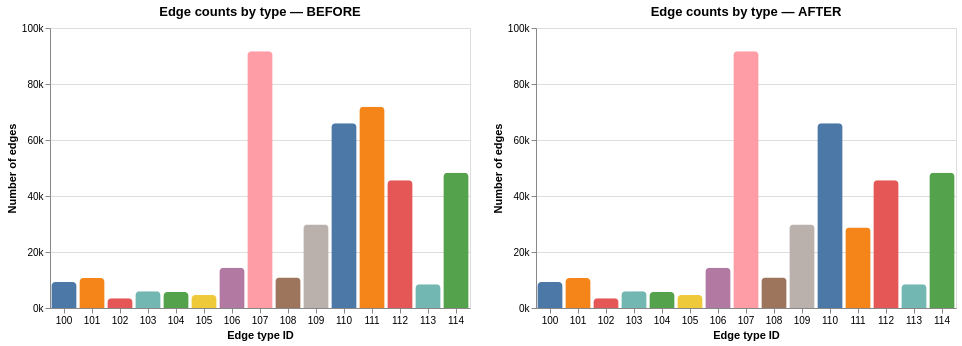

Write notebook code for a chart like this one.
### Markdown cell above
## Step 6 -- Comparing before and after edge population distribution

The reduction in the population of ege type 111 is shown below

### Code cell
# read type counts from output file
with h5py.File(out_h5_path, "r") as _f:
    _pop_after = list(_f["edges"].keys())[0]
    _etypes_after = _f[f"edges/{_pop_after}/edge_type_id"][:]

counts_after = (
    pl.DataFrame({"edge_type_id": _etypes_after})
    .group_by("edge_type_id")
    .agg(pl.len().alias("count"))
    .sort("edge_type_id")
)

chart_after = (
    alt.Chart(counts_after.to_pandas().head(15), title="Edge counts by type — AFTER")
    .mark_bar(cornerRadiusTopLeft=4, cornerRadiusTopRight=4)
    .encode(
        x=alt.X("edge_type_id:O", title="Edge type ID", axis=alt.Axis(labelAngle=0)),
        y=alt.Y(
            "count:Q", title="Number of edges",
            #scale=alt.Scale(type="log", base=10, domainMin=1),
            axis=alt.Axis(format="~s")
        ),
        color=alt.Color(
            "edge_type_id:O",
            scale=alt.Scale(scheme="tableau10"),
            legend=None,
        ),
        tooltip=["edge_type_id:O", "count:Q"],
    )
    .properties(width=420, height=280)
)
alt.hconcat(chart_before, chart_after)

### Figure 1 — Vega-Lite specification as saved in the notebook (floating-point values rounded to 4 significant figures)
{"config": {"view": {"continuousWidth": 300, "continuousHeight": 300}}, "hconcat": [{"data": {"name": "data-22f0e1901fc1bee8ab79cb8acfb63e54"}, "mark": {"type": "bar", "cornerRadiusTopLeft": 4, "cornerRadiusTopRight": 4}, "encoding": {"color": {"field": "edge_type_id", "legend": null, "scale": {"scheme": "tableau10"}, "type": "ordinal"}, "tooltip": [{"field": "edge_type_id", "type": "ordinal"}, {"field": "count", "type": "quantitative"}], "x": {"axis": {"labelAngle": 0}, "field": "edge_type_id", "title": "Edge type ID", "type": "ordinal"}, "y": {"axis": {"format": "~s"}, "field": "count", "scale": {"type": "linear"}, "title": "Number of edges", "type": "quantitative"}}, "height": 280, "title": "Edge counts by type — BEFORE", "width": 420}, {"data": {"name": "data-db4857bd07a5a46a39d9e7a8ea124ac4"}, "mark": {"type": "bar", "cornerRadiusTopLeft": 4, "cornerRadiusTopRight": 4}, "encoding": {"color": {"field": "edge_type_id", "legend": null, "scale": {"scheme": "tableau10"}, "type": "ordinal"}, "tooltip": [{"field": "edge_type_id", "type": "ordinal"}, {"field": "count", "type": "quantitative"}], "x": {"axis": {"labelAngle": 0}, "field": "edge_type_id", "title": "Edge type ID", "type": "ordinal"}, "y": {"axis": {"format": "~s"}, "field": "count", "title": "Number of edges", "type": "quantitative"}}, "height": 280, "title": "Edge counts by type — AFTER", "width": 420}], "$schema": "https://vega.github.io/schema/vega-lite/v6.1.0.json", "datasets": {"data-22f0e1901fc1bee8ab79cb8acfb63e54": [{"edge_type_id": 100, "count": 9299}, {"edge_type_id": 101, "count": 10677}, {"edge_type_id": 102, "count": 3470}, {"edge_type_id": 103, "count": 5940}, {"edge_type_id": 104, "count": 5749}, {"edge_type_id": 105, "count": 4679}, {"edge_type_id": 106, "count": 14414}, {"edge_type_id": 107, "count": 91739}, {"edge_type_id": 108, "count": 10871}, {"edge_type_id": 109, "count": 29785}, {"edge_type_id": 110, "count": 65978}, {"edge_type_id": 111, "count": 71916}, {"edge_type_id": 112, "count": 45591}, {"edge_type_id": 113, "count": 8445}, {"edge_type_id": 114, "count": 48325}], "data-db4857bd07a5a46a39d9e7a8ea124ac4": [{"edge_type_id": 100, "count": 9299}, {"edge_type_id": 101, "count": 10677}, {"edge_type_id": 102, "count": 3470}, {"edge_type_id": 103, "count": 5940}, {"edge_type_id": 104, "count": 5749}, {"edge_type_id": 105, "count": 4679}, {"edge_type_id": 106, "count": 14414}, {"edge_type_id": 107, "count": 91739}, {"edge_type_id": 108, "count": 10871}, {"edge_type_id": 109, "count": 29785}, {"edge_type_id": 110, "count": 65978}, {"edge_type_id": 111, "count": 28766}, {"edge_type_id": 112, "count": 45591}, {"edge_type_id": 113, "count": 8445}, {"edge_type_id": 114, "count": 48325}]}}
